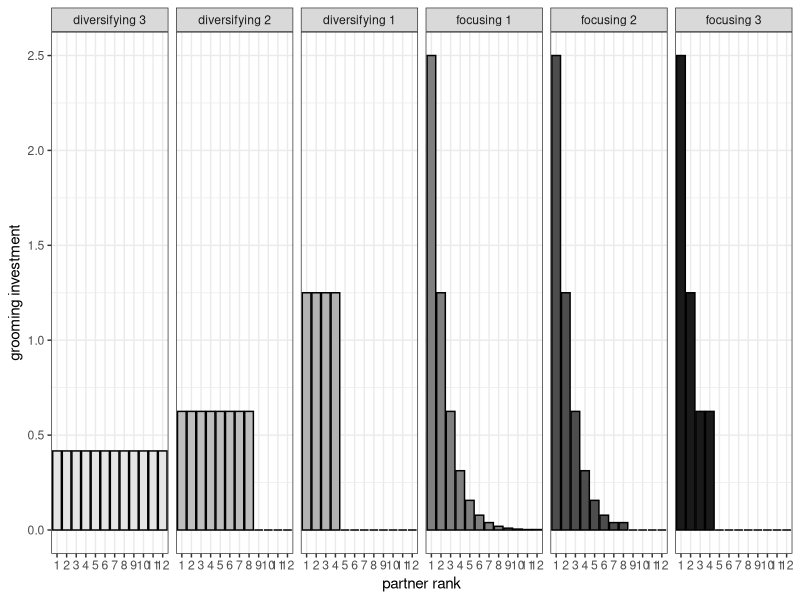

R code for this plot:
rm(list = ls())

library(tidyverse)

# Create test data
f1 <- rep(0, 12)
f2 <- rep(0, 12)
f3 <- rep(0, 12)
d1 <- rep(0, 12)
d2 <- rep(0, 12)
d3 <- rep(0, 12)
f1[1:12] <- 0.5^(1:12)*5
f2[1:8] <- 0.5^(1:8)*5
f3[1:4] <- 0.5^(1:4)*5
f1[12] <- f1[11]
f2[8] <- f2[7]
f3[4] <- f3[3]
d1[1:4] <- rep(5/4, 4)
d2[1:8] <- rep(5/8, 8)
d3[1:12] <- rep(5/12, 12)
partners <- 1:12
d <- data.frame(cbind(partners, d3, d2, d1, f1, f2, f3))
colnames(d) <- c("partners", "diversifying 3", "diversifying 2", "diversifying 1", "focusing 1", "focusing 2", "focusing 3")

# Reshape the data to long format
d <- d %>%
  pivot_longer(
    cols = -partners,
    names_to = "strategy",
    values_to = "value"
  )

# Set strategy factor levels for order and color control
d$strategy <- factor(d$strategy, levels = c(
  "diversifying 3", "diversifying 2", "diversifying 1",
  "focusing 1", "focusing 2", "focusing 3"
))

# Define a light-to-dark color palette
strategy_colors <- c(
  "diversifying 3" = "gray90",
  "diversifying 2" = "gray",
  "diversifying 1" = "gray70",
  "focusing 1" = "gray50",
  "focusing 2" = "gray30",
  "focusing 3" = "gray10"
)


# Plot histogram
ggplot(data = d, mapping = aes(x = partners, y = value, fill = strategy)) +
  geom_col(position = "dodge", color = "black") +
  facet_wrap(~ strategy, ncol = 6) +
  theme_bw() +
  ylab("grooming investment") +
  theme(legend.position = "none") +
  scale_x_discrete(
    name = "partner rank",
    limits = as.character(1:12)
  ) +
  scale_fill_manual(values = strategy_colors)
